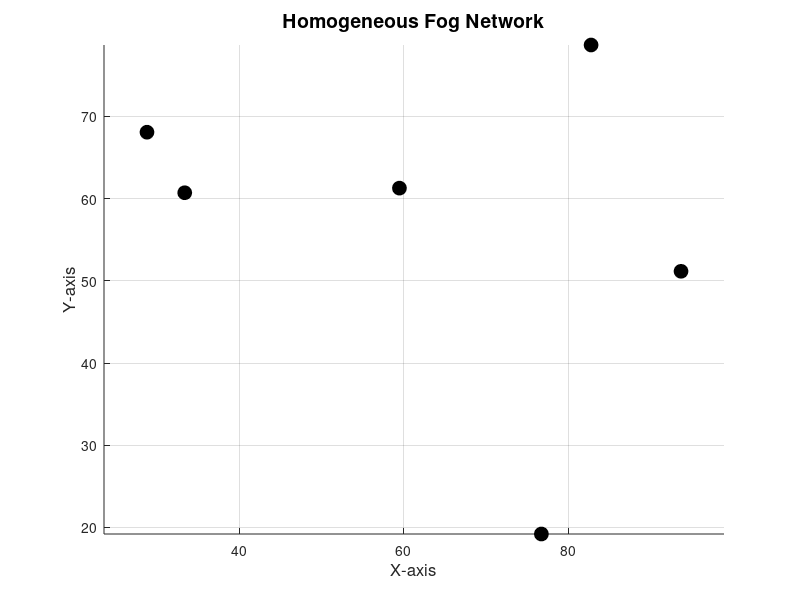

The MATLAB source for this figure:
% Define fog nodes
numNodes = 6; % Define total number of nodes
fogNodes = rand(numNodes, 2) * 100;  % Fog nodes randomly placed within a 100x100 area

% Plot fog nodes
figure('Color','white');
scatter(fogNodes(:, 1), fogNodes(:, 2), 100, 'k', 'filled', 'MarkerEdgeColor', 'k'); % Plot fog nodes in black
title('Homogeneous Fog Network', 'FontSize', 14);
xlabel('X-axis', 'FontSize', 12);
ylabel('Y-axis', 'FontSize', 12);
axis equal;
grid on;

% Initialize trust matrix
trustMatrix = ones(numNodes, numNodes) * 0.5;

% Set diagonal elements to 1
trustMatrix(1:numNodes+1:end) = 1;

% Define parameters
numIterations = 200; % Number of iterations
packetSuccessRate = 0.5; % Probability of successful packet communication

% Nested loop for communication between nodes
for i = 1:numNodes
    for j = 1:numNodes
        if i ~= j % Exclude communication with itself
            % Communication loop for 100 packets
            for k = 1:numIterations
                % Randomly decide if packet is successfully communicated
                if rand() <= packetSuccessRate
                    % Packet successfully communicated
                    trustMatrix(i, j) = trustMatrix(i, j) + 0.0025; % Increase trust
                else
                    % Packet dropped
                    trustMatrix(i, j) = trustMatrix(i, j) - 0.0025; % Decrease trust
                end
            end
        end
    end
end

% Normalize trust matrix
trustMatrix = max(min(trustMatrix, 1), 0);

% Display updated trust matrix
disp('Trust Matrix:');
disp(trustMatrix);

% Initialize voting matrix
votingMatrix = zeros(numNodes);

% Populate voting matrix
for i = 1:numNodes
    [~, sortedIndices] = sort(trustMatrix(:, i));
    numNodes = size(trustMatrix, 1); % Ensure numNodes is correctly defined
    uniqueRanks = 1:numNodes; % Unique ranks in ascending order
    usedRanks = zeros(1, numNodes); % Track used ranks
    for j = 1:numNodes
        if i == j
            votingMatrix(j, i) = 0; % Set diagonal elements to 0
        else
            rank = find(sortedIndices == j); % Original rank
            adjustedRank = uniqueRanks(rank); % Adjusted rank
            while usedRanks(adjustedRank) % If the rank is already used
                adjustedRank = adjustedRank + 1; % Increment rank
            end
            usedRanks(adjustedRank) = 1; % Mark rank as used
            votingMatrix(j, i) = adjustedRank ; % Assign adjusted rank
        end
    end
end


% Display voting matrix
disp('Voting Matrix:');
disp(votingMatrix);

% Calculate Borda ranks
bordaScores = sum(votingMatrix,2);

% Display Borda ranks
disp('Borda Scores before Attack:');
disp(bordaScores);

% Define malicious nodes
numMalicious = round(0.3 * numNodes); % 30% of nodes are malicious
maliciousNodes = randperm(numNodes, numMalicious); % Randomly select malicious nodes


% Populate voting matrix
for i = 1:numNodes
    [~, sortedIndices] = sort(trustMatrix(:, i));
    numNodes = size(trustMatrix, 1); % Ensure numNodes is correctly defined
    uniqueRanks = 1:numNodes; % Unique ranks in ascending order
    usedRanks = zeros(1, numNodes); % Track used ranks
    for j = 1:numNodes
        if i == j
            votingMatrix(j, i) = 0; % Set diagonal elements to 0

        elseif ismember(i, maliciousNodes)
            % Malicious node ranks opposite to its trust
            trustRank = find(sortedIndices == j);
            % Assign rank in ascending order for malicious nodes
            adjustedRank = trustRank;
            while usedRanks(adjustedRank) % If the rank is already used
                adjustedRank = adjustedRank - 1; % Decrement rank to assign opposite direction
            end
            usedRanks(adjustedRank) = 1; % Mark rank as used
            votingMatrix(j, i) = numNodes-adjustedRank;

        else
            rank = find(sortedIndices == j); % Original rank
            adjustedRank = uniqueRanks(rank); % Adjusted rank
            while usedRanks(adjustedRank) % If the rank is already used
                adjustedRank = adjustedRank + 1; % Increment rank
            end
            usedRanks(adjustedRank) = 1; % Mark rank as used
            votingMatrix(j, i) = adjustedRank ; % Assign adjusted rank
        end
    end
end


% Display updated voting matrix with malicious nodes
disp('Updated Voting Matrix with Malicious Nodes:');
disp(votingMatrix);

% Calculate Borda ranks with malicious nodes
bordaScoresMalicious = sum(votingMatrix,2);

% Display Borda ranks with malicious nodes
disp('Borda Scores after Attack:');
disp(bordaScoresMalicious);

% Assign ranks based on Borda scores before attack
[~, rankBefore] = sort(bordaScores, 'descend');

% Display node number with corresponding rank before attack
disp('Node Ranks Before Attack:');
for i = 1:numNodes
    disp(['Node ', num2str(rankBefore(i)), ' : Rank ', num2str(i)]);
end

% Assign ranks based on Borda scores after the attack
[~, rankAfter] = sort(bordaScoresMalicious, 'descend');

% Display node number with corresponding rank after the attack
disp('Node Ranks After Attack:');
for i = 1:numNodes
    disp(['Node ', num2str(rankAfter(i)), ' : Rank ', num2str(i)]);
end

% Initialize array to store initial ranks before the attack
initialRanks = zeros(numNodes, 1);

% Populate initial ranks before the attack
for i = 1:numNodes
    initialRanks(i) = find(rankBefore == i);
end

% Initialize array to store rank changes for each node
rankChanges = zeros(numNodes, 1);

% Calculate rank changes for each node
for i = 1:numNodes
    finalRank = find(rankAfter == i);
    rankChanges(i) = initialRanks(i) - finalRank;
end

% Display rank changes for each node
disp('Rank Changes for Each Node:');
for i = 1:numNodes
    disp(['Node ', num2str(i), ' Change: ', num2str(rankChanges(i))]);
end


% Define the dimensions of the matrix
dimension = round(0.3 * numNodes);

% Initialize the matrix to store identified nodes
identifiedNodes = zeros(numNodes, dimension);

% Initialize array to store total sum of occurrences
occurrencesSum = zeros(1, numNodes);

% Initialize identifiedNodes matrix
identifiedNodes = zeros(numNodes, dimension);

% Identify nodes based on positive change in rank
for i = 1:numNodes
    if rankChanges(i) > 0 % If the rank increased
        % Get the i-th row of the matrix excluding the diagonal element
        row_i = votingMatrix(i, [1:i-1, i+1:end]);
        % Sort the elements of the row in descending order
        [~, sorted_indices] = sort(row_i, 'descend');
        % Adjust the indices to account for excluding the diagonal element
        adjusted_indices = sorted_indices(1:dimension) + (sorted_indices(1:dimension) >= i);
        identifiedNodes(i, :) = adjusted_indices;
    elseif rankChanges(i) < 0 % If the rank decreased
        % Get the i-th row of the matrix excluding the diagonal element
        row_i = votingMatrix(i, [1:i-1, i+1:end]);
        % Sort the elements of the row in ascending order
        [~, sorted_indices] = sort(row_i, 'ascend');
        % Adjust the indices to account for excluding the diagonal element
        adjusted_indices = sorted_indices(1:dimension) + (sorted_indices(1:dimension) >= i);
        identifiedNodes(i, :) = adjusted_indices;
    else % If the rank remained the same
        % Set identified nodes to zero
        identifiedNodes(i, :) = zeros(1, dimension);
    end
end

% Iterate through each row of identifiedNodes
for k = 1:size(identifiedNodes, 1)
    % Get the elements in the current row
    elements = identifiedNodes(k,:);
    % Increment the occurrences for each element
    for j = 1:numel(elements)
        if elements(j) ~= 0 % Check if element is non-zero
            occurrencesSum(elements(j)) = occurrencesSum(elements(j)) + abs(rankChanges(k));
        end
    end
end



% Display the matrix of identified nodes
disp('Identified Nodes Matrix:');
disp(identifiedNodes);

% Display the total sum of occurrences for each node
disp('Total sum of occurrences for each node:');
disp(occurrencesSum);
